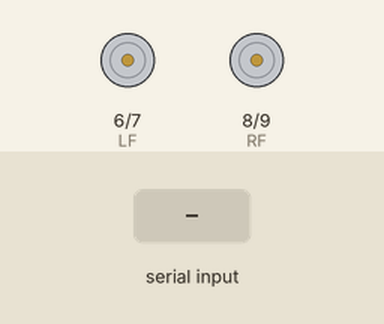
Bench run of a sketch on a simulated Arduino Uno, built with avr-gcc and run on an emulated ATmega328P. On the bench: motor-driver pin pairs drawn as motors (green arrow = first pin HIGH = forward, orange = second pin HIGH = backward, longer = more drive). Inputs (shaded band) come from the test bench.

Above: at 1.2 s.
1.3 s: "f" received over Serial
At 2.5 s:
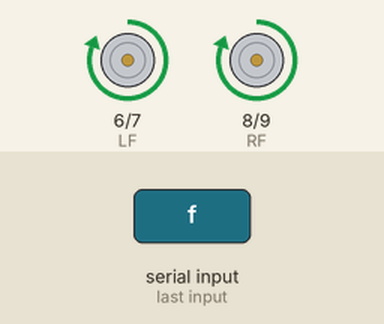
2.8 s: "b" received over Serial
At 3.6 s:
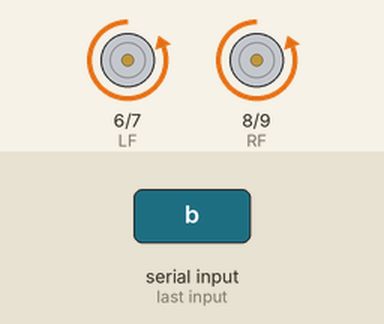
4.3 s: "r" received over Serial
At 4.7 s:
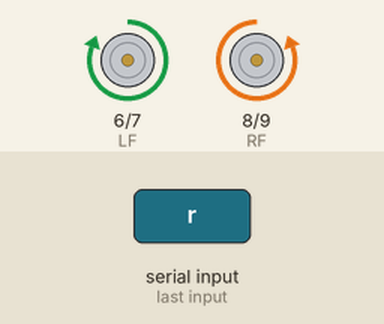
5.8 s: "l" received over Serial
At 7.0 s:
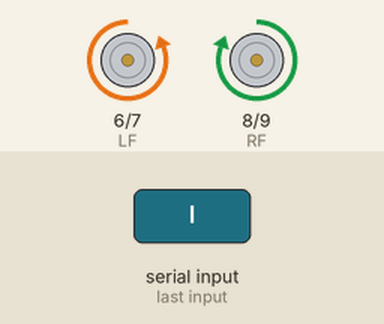
7.3 s: "s" received over Serial
At 8.2 s:
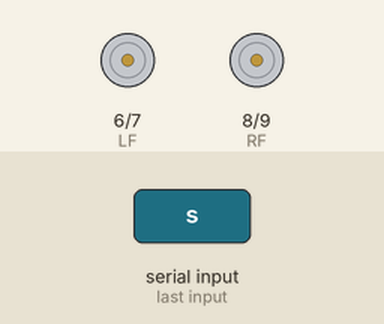
Timing chart, 0 to 9.8 s (numbered marks = the images above; inputs shaded):
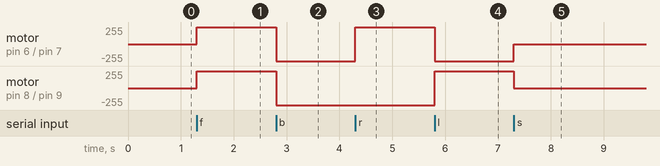

The sketch:

Normal.ino
```cpp
#define LF 6
#define LB 7
#define RF 8
#define RB 9
void setup() {
  // put your setup code here, to run once:
  pinMode(LF,OUTPUT);
  pinMode(LB,OUTPUT);
  pinMode(RF,OUTPUT);
  pinMode(RB,OUTPUT);
  Serial.begin(9600);
}
void loop() {
  // put your main code here, to run repeatedly:

while(Serial.available()){

    char val = Serial.read();
    if (val=='f'){
      analogWrite(LF,255);
      analogWrite(LB,0);
      analogWrite(RF,255);
      analogWrite(RB,0);
    }
    if (val=='b'){
    analogWrite(LF,0);
    analogWrite(LB,255);
    analogWrite(RF,0);
    analogWrite(RB,255);
    }
    if (val=='s'){
  analogWrite(LF,0);
  analogWrite(LB,0);
  analogWrite(RF,0);
  analogWrite(RB,0);
  }
  if (val=='r'){
    analogWrite(LF,255);
    analogWrite(LB,0);
    analogWrite(RF,0);
    analogWrite(RB,255);

  }
  if (val=='l'){
      analogWrite(LF,0);
      analogWrite(LB,255);
      analogWrite(RF,255);
      analogWrite(RB,0);

  }
}
}
```

Measured:
- after the input at 1.3 s, motor on pin 6 (LF) / pin 7 (LB), motor on pin 8 (RF) / pin 9 (RB): stopped → forward 255/255 at once
- after the input at 2.8 s, motor on pin 6 (LF) / pin 7 (LB), motor on pin 8 (RF) / pin 9 (RB): forward 255/255 → backward 255/255 at once
- after the input at 4.3 s, motor on pin 6 (LF) / pin 7 (LB): backward 255/255 → forward 255/255 at once
- after the input at 5.8 s, motor on pin 6 (LF) / pin 7 (LB): forward 255/255 → backward 255/255 at once; motor on pin 8 (RF) / pin 9 (RB): backward 255/255 → forward 255/255 at once
- after the input at 7.3 s, motor on pin 6 (LF) / pin 7 (LB): backward 255/255 → stopped at once; motor on pin 8 (RF) / pin 9 (RB): forward 255/255 → stopped at once
